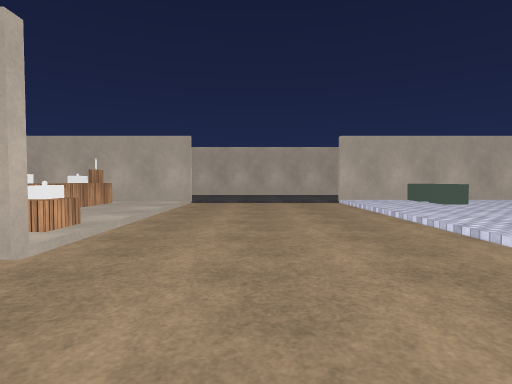
[1] (above)

24 first-person views from a walk through a scene from a Unity 3-D project. The camera is 1.2 m above the floor, tilts 2° down and sees 80° across. The floor is counted in squares, 2 m on a side. Each view is taken from the middle of a square. On the plan, view 1 faces up. The plan holds only what a view shows up to about 9 squares ahead; the rest is blank. The place goes on beyond the plan. Door leaves are left out, so doorways stand open. Surface patterns are stand-ins for the level's own textures.

[2]
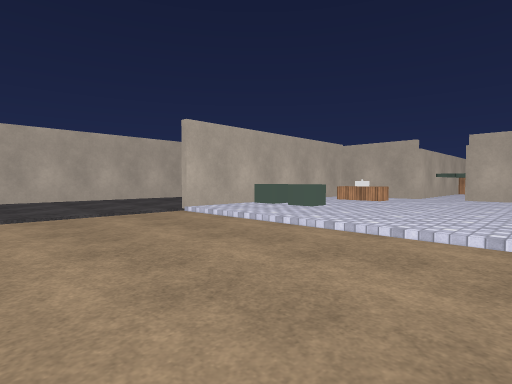

[3]
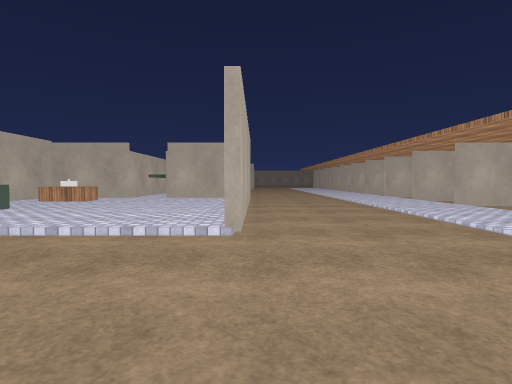

[4]
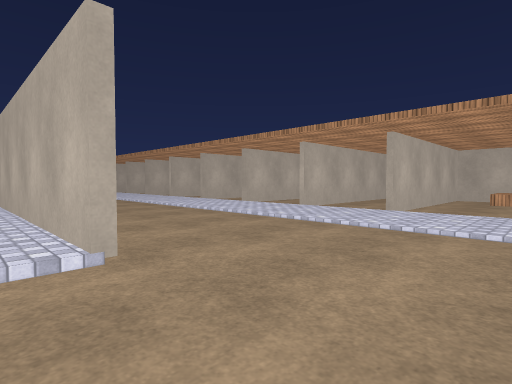

[5]
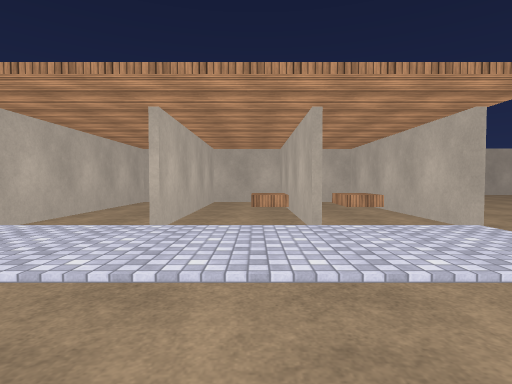

[6]
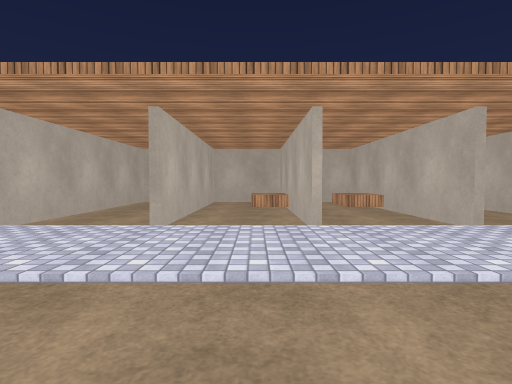

[7]
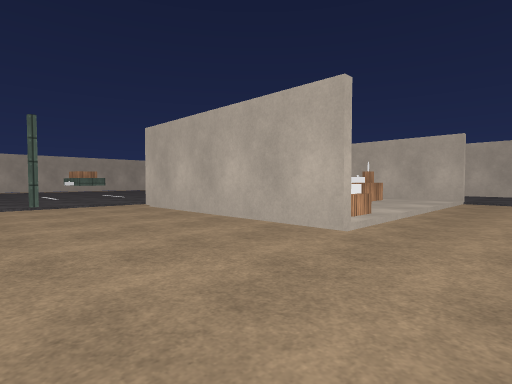

[8]
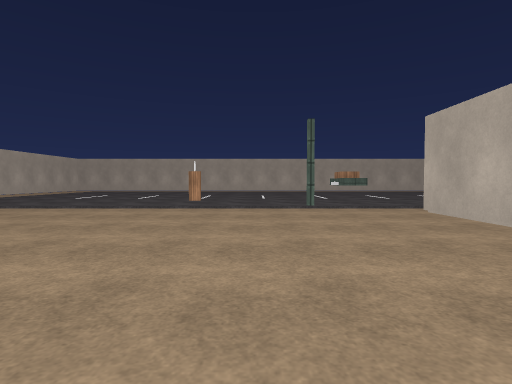

[9]
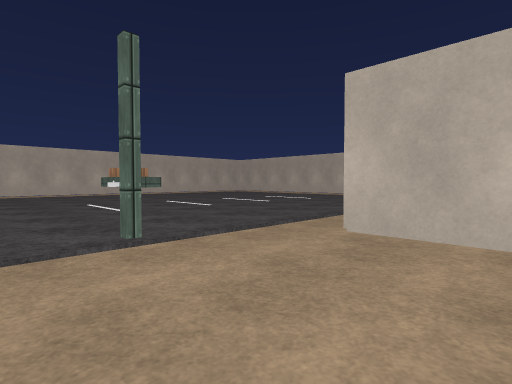

[10]
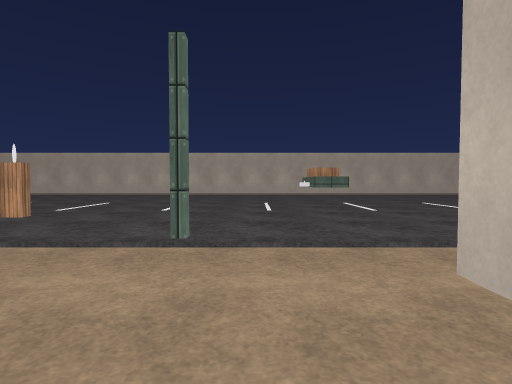

[11]
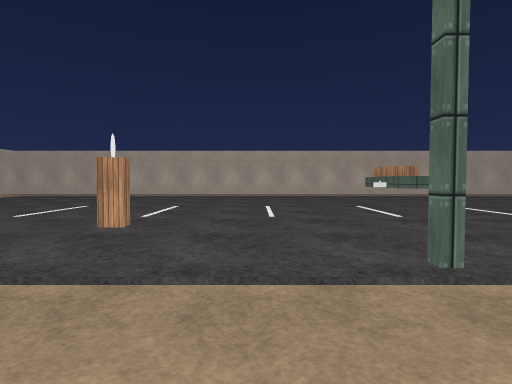

[12]
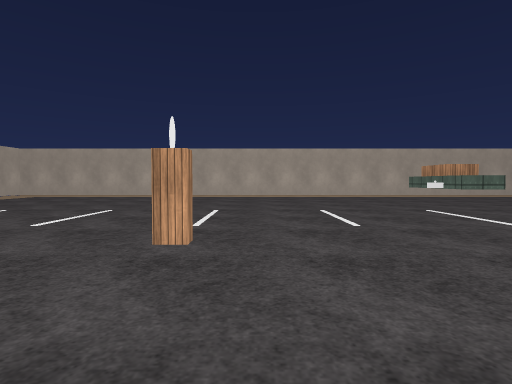

[13]
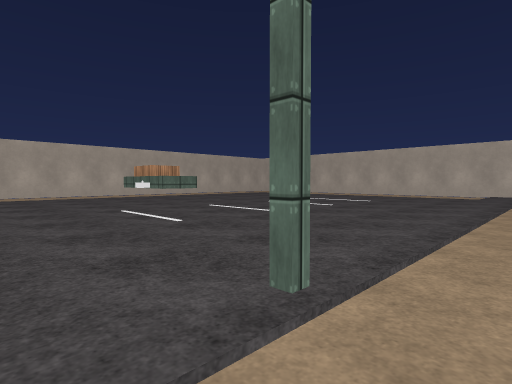

[14]
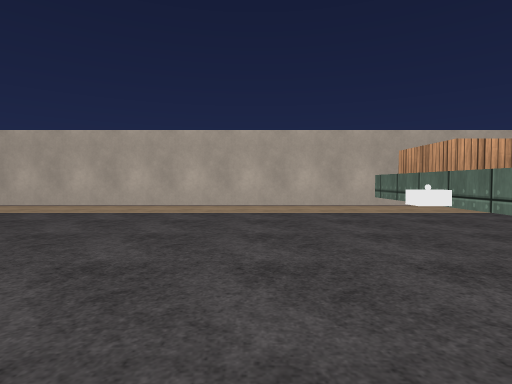

[15]
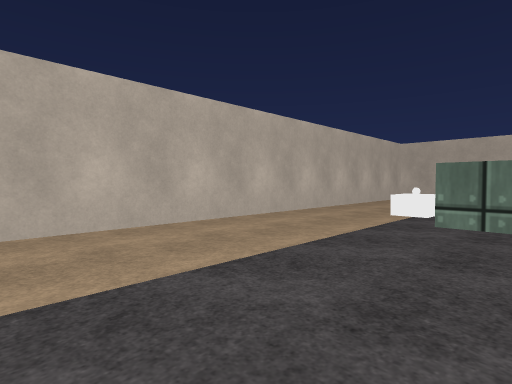

[16]
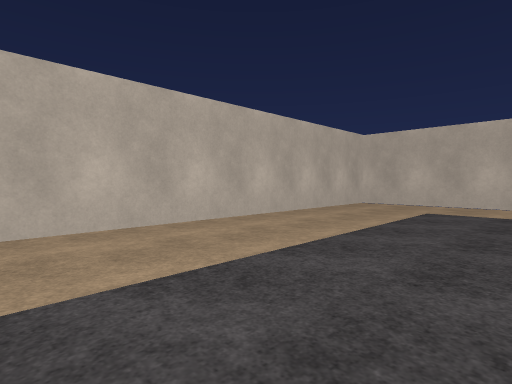

[17]
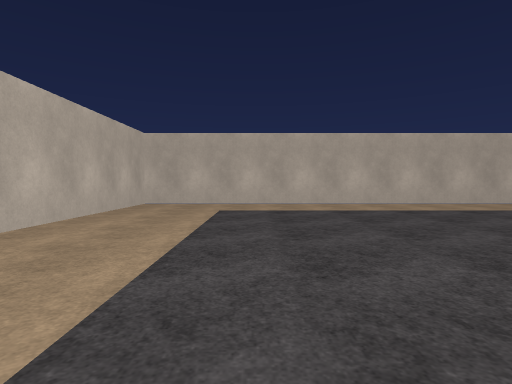

[18]
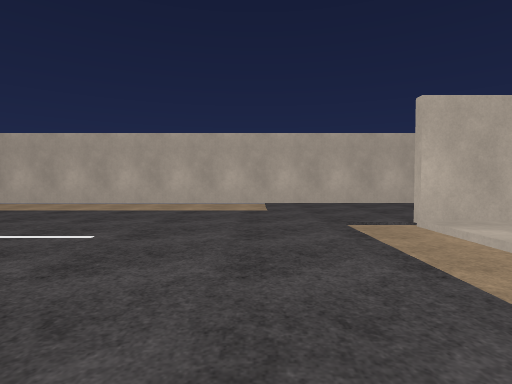

[19]
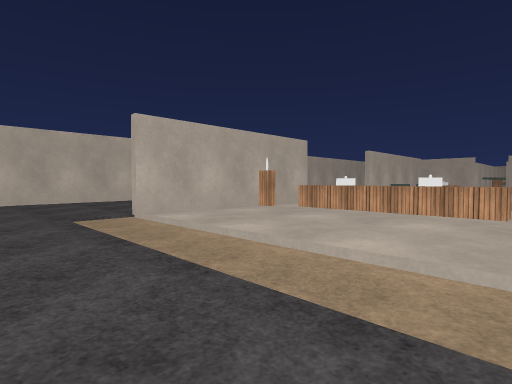

[20]
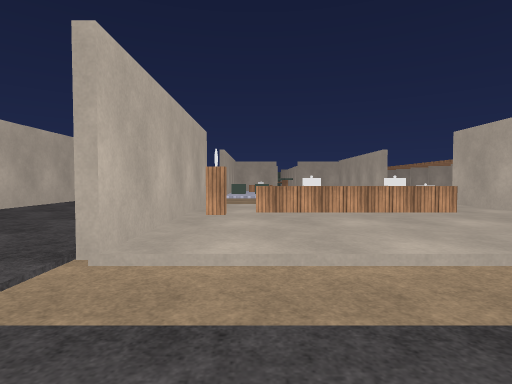

[21]
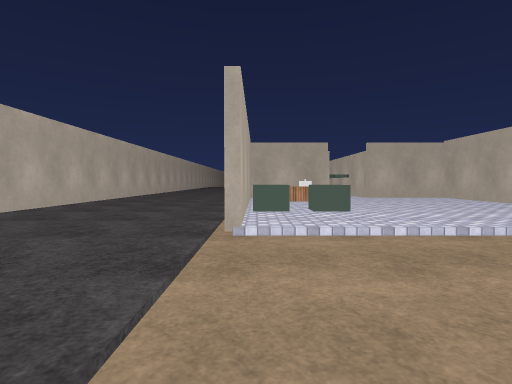

[22]
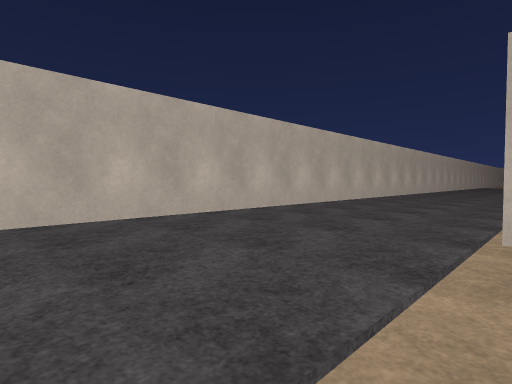

[23]
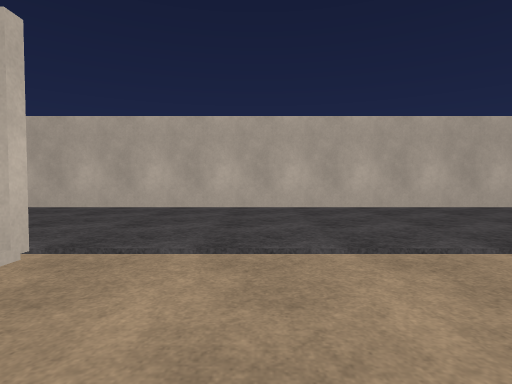

[24]
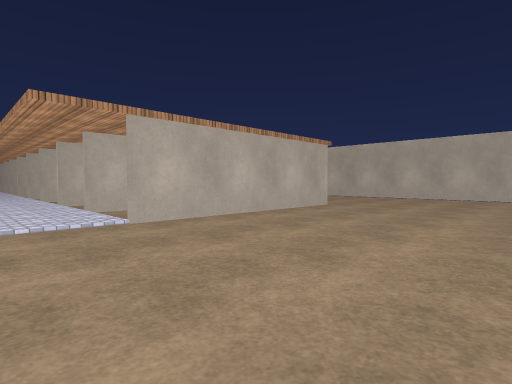

### Floor plan
Points are (right, up) in squares from view 1. A wall is a line through its corners. A room is listed if a view was taken in it or the views show most of it. See-through windows are left out.
Room 1 (views 1, 2, 3, 4, 5, 6, 7, 8, 9, 10, 11, 12, 13, 14, 15, 16, 17, 18, 19, 20, 21, 22, 23, 24)
walls: (-9.6, -2.5) (-9.6, -3); (-3.5, 2.3) (-1.8, 2.3); (-1.6, 2.2) (-6.8, 2.2); (0.3, -2.8) (0.3, -7.7) (2.2, -7.7) (2.2, -2.8); (-14, 3.9) (-14, 2.7) (-14.5, 2.7); (-15.4, 2.7) (-16.5, 2.7); (2.1, 2.3) (8.1, 2.3); (2.3, -2.8) (2.3, -7.7) (6.2, -7.7) (6.2, -2.8); (-1.6, 8.2) (-6.8, 8.2); (0.2, -7.8) (0.2, -2.8); (4.3, -2.8) (4.3, -7.4); (-3.1, -12.2) (-2.4, -12.2); (4.2, -7.8) (4.2, -2.8); (7.6, 2.2) (2.2, 2.2); (8.2, 3.8) (8.2, 4.8); (8.2, 5.8) (8.2, 6.6); (8.2, -7.8) (8.2, -2.8); (8, 8.2) (2.2, 8.2); (8.1, 12.6) (-20.1, 12.6) (-20.1, -5.9)
low walls: (0.2, -5.4) (1.1, -5.4) (1.1, -6.4); (2.2, -5.4) (3.1, -5.4) (3.1, -6.4); (4.2, -5.4) (5.1, -5.4)
ways out: open door at (8, 5.5)
objects: other object (-17, 3); other object (-15, 3); other object (-3, 4) to (-3, 5); other object (-3, 6); other object (-2, 3); other object (-2, 4); other object (4, 7); other object (4, 8); other object (7, 6); other object (7, 7)

Where each view was taken, in squares from view 1:
view 1: 0 up, 0 right, facing up
view 2: 3 up, 1 left, facing up-right
view 3: 2 up, 1 left, facing right
view 4: 3 up, 0 right, facing down-right
view 5: 1 up, 3 right, facing down
view 6: 1 up, 5 right, facing down
view 7: 1 down, 0 right, facing up-left
view 8: 1 down, 1 left, facing left
view 9: 1 down, 5 left, facing up-left
view 10: 1 up, 5 left, facing left
view 11: 1 down, 6 left, facing left
view 12: 2 down, 7 left, facing left
view 13: 1 down, 7 left, facing up-left
view 14: 1 up, 12 left, facing left
view 15: 1 up, 16 left, facing up-left
view 16: 4 up, 16 left, facing up-left
view 17: 4 up, 17 left, facing up
view 18: 4 up, 9 left, facing up
view 19: 3 up, 9 left, facing up-right
view 20: 7 up, 9 left, facing right
view 21: 8 up, 1 left, facing right
view 22: 8 up, 1 left, facing up-right
view 23: 6 up, 0 right, facing up
view 24: 1 down, 4 left, facing down-right
